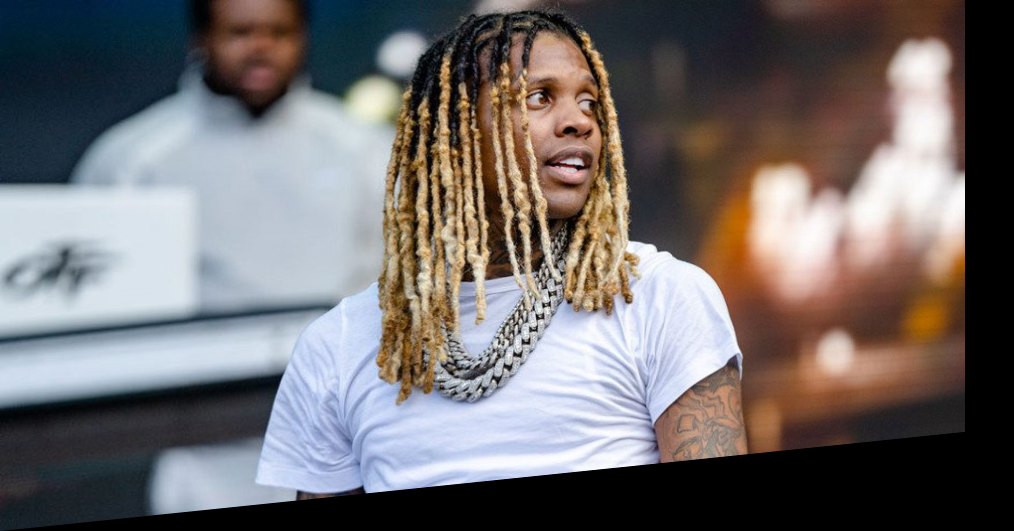
#> input picture durk.png, 1014 x 531 px, found by its file name
$ python twistImageTopBack.py
#> lines starting #> are read from the running program, lines starting #| are printed output that depends on the picture
import numpy as np
import cv2

image = cv2.imread("durk.png")  # Replace "your_image.jpg" with your actual image filename
#> image is the input picture: shape (531, 1014, 3); mean B, G, R 109.6, 109.5, 114.3

src_points = np.float32([[0, 0], [image.shape[1] - 1, 0], [0, image.shape[0] - 1], [image.shape[1] - 1, image.shape[0] - 1]])
dst_points = np.float32([[50, 0], [image.shape[1] - 51, 0], [0, image.shape[0] - 1], [image.shape[1] - 1, image.shape[0] - 1]])

# Compute the perspective transformation matrix
perspective_matrix = cv2.getPerspectiveTransform(src_points, dst_points)

# Apply the perspective transformation to your image
result = cv2.warpPerspective(image, perspective_matrix, (image.shape[1], image.shape[0]))
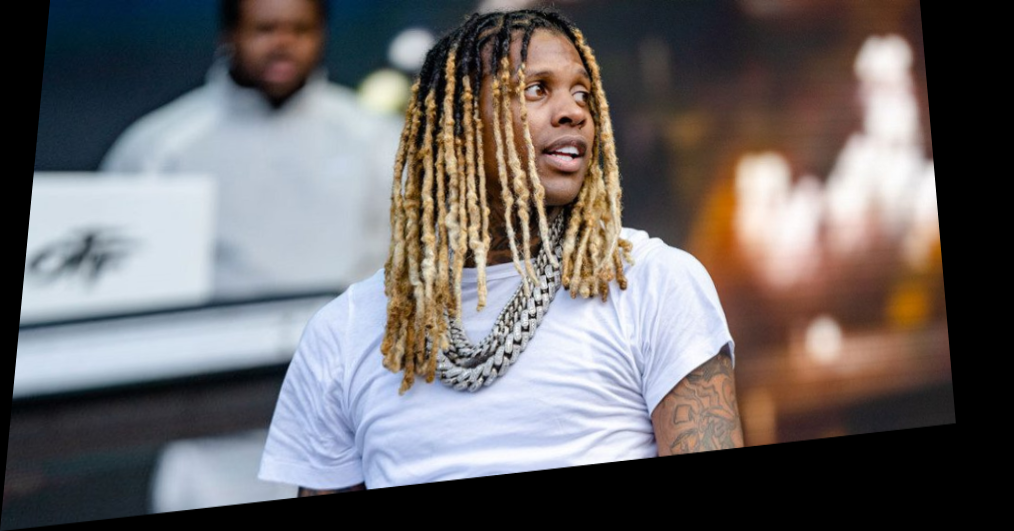
#> result: shape (531, 1014, 3); mean B, G, R 104.5, 104.1, 108.6

# Save the result image to the current working directory
cv2.imwrite("result.png", result)
